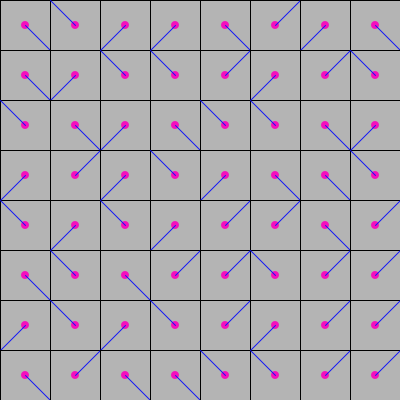
Frame 1 (no input)
Frame 2 (the mouse pressed at the canvas centre, redrawn once): identical to frame 1, image omitted

The Processing sketch that drew this single still picture (run headless with seeded random() and noise(); the mouse was pressed at the canvas centre and the sketch redrawn once):

// Processing sketch: littlecircleswithdiagonallinesrandom
// ── littlecircleswithdiagonallinesrandom.pde
void setup() {
  size(400, 400);
}

void draw() {
  background(180);
  
  randomSeed(3);
  int n_x = 8;
  int n_y = 8;
  for (int x = 0; x < n_x; x++) {
    for (int y = 0; y < n_y; y++) {
      int size = width / 8;
      int pointx = x*size;
      int pointy = y*size;
      noFill();
      stroke(0);
      rect(x*size, y*size, size, size);
      int centerx = x*size + size/2;
      int centery = y*size + size/2;
      fill(245, 17, 188);
      noStroke();
      circle(centerx, centery, 8);
      stroke(17, 22, 245);

      int random4 = (int)random(0, 4);
      if (random4 == 0) {
        //pos 1
        line(pointx, pointy, centerx, centery);
      } else if (random4 == 1) {
        ////pos 2
        line(pointx+size, pointy, centerx, centery);
      } else if (random4 == 2) {
        ////pos 3
        line(pointx+size, pointy+size, centerx, centery);
      } else {
        ////pos 4
        line(pointx, pointy+size, centerx, centery);
      }
    }
  }
  noLoop();
}
